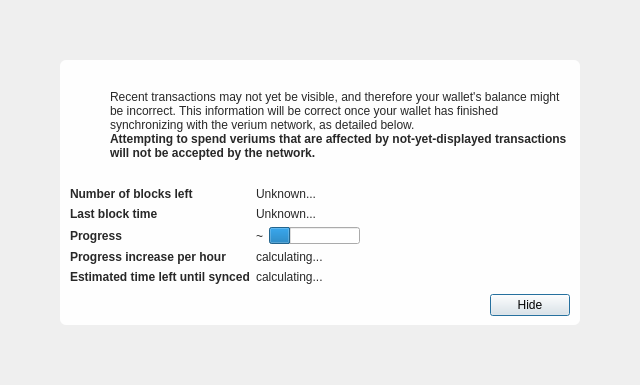
<?xml version="1.0" encoding="UTF-8"?>
<ui version="4.0">
 <class>ModalOverlay</class>
 <widget class="ModalOverlay" name="ModalOverlay">
  <property name="geometry">
   <rect>
    <x>0</x>
    <y>0</y>
    <width>640</width>
    <height>385</height>
   </rect>
  </property>
  <property name="windowTitle">
   <string>Form</string>
  </property>
  <layout class="QVBoxLayout" name="verticalLayout" stretch="0">
   <property name="sizeConstraint">
    <enum>QLayout::SetDefaultConstraint</enum>
   </property>
   <property name="leftMargin">
    <number>0</number>
   </property>
   <property name="topMargin">
    <number>0</number>
   </property>
   <property name="rightMargin">
    <number>0</number>
   </property>
   <property name="bottomMargin">
    <number>0</number>
   </property>
   <item>
    <widget class="QWidget" name="bgWidget" native="true">
     <layout class="QVBoxLayout" name="verticalLayoutMain" stretch="1">
      <property name="leftMargin">
       <number>60</number>
      </property>
      <property name="topMargin">
       <number>60</number>
      </property>
      <property name="rightMargin">
       <number>60</number>
      </property>
      <property name="bottomMargin">
       <number>60</number>
      </property>
      <item>
       <widget class="QWidget" name="contentWidget" native="true">
        <property name="styleSheet">
         <string notr="true">#contentWidget { background: rgba(255,255,255,240); border-radius: 6px; }

QLabel { color: rgb(40,40,40);  }</string>
        </property>
        <layout class="QVBoxLayout" name="verticalLayoutSub" stretch="1,0,0,0">
         <property name="spacing">
          <number>0</number>
         </property>
         <property name="leftMargin">
          <number>10</number>
         </property>
         <property name="topMargin">
          <number>10</number>
         </property>
         <property name="rightMargin">
          <number>10</number>
         </property>
         <property name="bottomMargin">
          <number>10</number>
         </property>
         <item>
          <layout class="QHBoxLayout" name="horizontalLayoutIconText" stretch="0,1">
           <property name="topMargin">
            <number>20</number>
           </property>
           <item>
            <layout class="QVBoxLayout" name="verticalLayoutIcon">
             <property name="leftMargin">
              <number>0</number>
             </property>
             <item>
              <widget class="QPushButton" name="warningIcon">
               <property name="enabled">
                <bool>false</bool>
               </property>
               <property name="text">
                <string/>
               </property>
               <property name="icon">
                <iconset>
                 <normaloff>:/icons/warning</normaloff>
                 <disabledoff>:/icons/warning</disabledoff>:/icons/warning</iconset>
               </property>
               <property name="iconSize">
                <size>
                 <width>48</width>
                 <height>48</height>
                </size>
               </property>
               <property name="flat">
                <bool>true</bool>
               </property>
              </widget>
             </item>
             <item>
              <spacer name="verticalSpacerWarningIcon">
               <property name="orientation">
                <enum>Qt::Vertical</enum>
               </property>
               <property name="sizeHint" stdset="0">
                <size>
                 <width>20</width>
                 <height>40</height>
                </size>
               </property>
              </spacer>
             </item>
            </layout>
           </item>
           <item>
            <layout class="QVBoxLayout" name="verticalLayoutInfoText">
             <property name="leftMargin">
              <number>0</number>
             </property>
             <property name="topMargin">
              <number>0</number>
             </property>
             <item>
              <widget class="QLabel" name="infoText">
               <property name="text">
                <string>Recent transactions may not yet be visible, and therefore your wallet's balance might be incorrect. This information will be correct once your wallet has finished synchronizing with the verium network, as detailed below.</string>
               </property>
               <property name="textFormat">
                <enum>Qt::RichText</enum>
               </property>
               <property name="wordWrap">
                <bool>true</bool>
               </property>
              </widget>
             </item>
             <item>
              <widget class="QLabel" name="infoTextStrong">
               <property name="font">
                <font>
                 <weight>75</weight>
                 <bold>true</bold>
                </font>
               </property>
               <property name="text">
                <string>Attempting to spend veriums that are affected by not-yet-displayed transactions will not be accepted by the network.</string>
               </property>
               <property name="textFormat">
                <enum>Qt::RichText</enum>
               </property>
               <property name="wordWrap">
                <bool>true</bool>
               </property>
              </widget>
             </item>
             <item>
              <spacer name="verticalSpacerInTextSpace">
               <property name="orientation">
                <enum>Qt::Vertical</enum>
               </property>
               <property name="sizeHint" stdset="0">
                <size>
                 <width>20</width>
                 <height>40</height>
                </size>
               </property>
              </spacer>
             </item>
            </layout>
           </item>
          </layout>
         </item>
         <item>
          <spacer name="verticalSpacerAfterText">
           <property name="orientation">
            <enum>Qt::Vertical</enum>
           </property>
           <property name="sizeHint" stdset="0">
            <size>
             <width>20</width>
             <height>40</height>
            </size>
           </property>
          </spacer>
         </item>
         <item>
          <layout class="QFormLayout" name="formLayout">
           <property name="fieldGrowthPolicy">
            <enum>QFormLayout::FieldsStayAtSizeHint</enum>
           </property>
           <property name="horizontalSpacing">
            <number>6</number>
           </property>
           <property name="verticalSpacing">
            <number>6</number>
           </property>
           <property name="topMargin">
            <number>10</number>
           </property>
           <item row="0" column="0">
            <widget class="QLabel" name="labelNumberOfBlocksLeft">
             <property name="font">
              <font>
               <weight>75</weight>
               <bold>true</bold>
              </font>
             </property>
             <property name="text">
              <string>Number of blocks left</string>
             </property>
            </widget>
           </item>
           <item row="0" column="1">
            <widget class="QLabel" name="numberOfBlocksLeft">
             <property name="text">
              <string>Unknown...</string>
             </property>
            </widget>
           </item>
           <item row="1" column="0">
            <widget class="QLabel" name="labelLastBlockTime">
             <property name="font">
              <font>
               <weight>75</weight>
               <bold>true</bold>
              </font>
             </property>
             <property name="text">
              <string>Last block time</string>
             </property>
            </widget>
           </item>
           <item row="1" column="1">
            <widget class="QLabel" name="newestBlockDate">
             <property name="sizePolicy">
              <sizepolicy hsizetype="Maximum" vsizetype="Preferred">
               <horstretch>0</horstretch>
               <verstretch>0</verstretch>
              </sizepolicy>
             </property>
             <property name="text">
              <string>Unknown...</string>
             </property>
            </widget>
           </item>
           <item row="2" column="0">
            <widget class="QLabel" name="labelSyncDone">
             <property name="font">
              <font>
               <weight>75</weight>
               <bold>true</bold>
              </font>
             </property>
             <property name="text">
              <string>Progress</string>
             </property>
            </widget>
           </item>
           <item row="2" column="1">
            <layout class="QHBoxLayout" name="horizontalLayoutSync" stretch="0,1">
             <item>
              <widget class="QLabel" name="percentageProgress">
               <property name="text">
                <string notr="true">~</string>
               </property>
              </widget>
             </item>
             <item>
              <widget class="QProgressBar" name="progressBar">
               <property name="value">
                <number>24</number>
               </property>
               <property name="format">
                <string/>
               </property>
              </widget>
             </item>
            </layout>
           </item>
           <item row="4" column="0">
            <widget class="QLabel" name="labelProgressIncrease">
             <property name="font">
              <font>
               <weight>75</weight>
               <bold>true</bold>
              </font>
             </property>
             <property name="text">
              <string>Progress increase per hour</string>
             </property>
            </widget>
           </item>
           <item row="4" column="1">
            <widget class="QLabel" name="progressIncreasePerH">
             <property name="text">
              <string>calculating...</string>
             </property>
            </widget>
           </item>
           <item row="5" column="0">
            <widget class="QLabel" name="labelEstimatedTimeLeft">
             <property name="font">
              <font>
               <weight>75</weight>
               <bold>true</bold>
              </font>
             </property>
             <property name="text">
              <string>Estimated time left until synced</string>
             </property>
            </widget>
           </item>
           <item row="5" column="1">
            <widget class="QLabel" name="expectedTimeLeft">
             <property name="text">
              <string>calculating...</string>
             </property>
            </widget>
           </item>
          </layout>
         </item>
         <item>
          <layout class="QHBoxLayout" name="horizontalLayoutButtons">
           <property name="leftMargin">
            <number>10</number>
           </property>
           <property name="topMargin">
            <number>10</number>
           </property>
           <item>
            <spacer name="horizontalSpacer">
             <property name="orientation">
              <enum>Qt::Horizontal</enum>
             </property>
             <property name="sizeHint" stdset="0">
              <size>
               <width>40</width>
               <height>20</height>
              </size>
             </property>
            </spacer>
           </item>
           <item>
            <widget class="QPushButton" name="closeButton">
             <property name="text">
              <string>Hide</string>
             </property>
             <property name="focusPolicy">
              <enum>Qt::StrongFocus</enum>
             </property>
             <property name="default">
              <bool>true</bool>
             </property>
            </widget>
           </item>
          </layout>
         </item>
        </layout>
       </widget>
      </item>
     </layout>
    </widget>
   </item>
  </layout>
 </widget>
 <customwidgets>
  <customwidget>
   <class>ModalOverlay</class>
   <extends>QWidget</extends>
   <header>qt/modaloverlay.h</header>
   <container>1</container>
  </customwidget>
 </customwidgets>
 <resources/>
 <connections/>
</ui>
